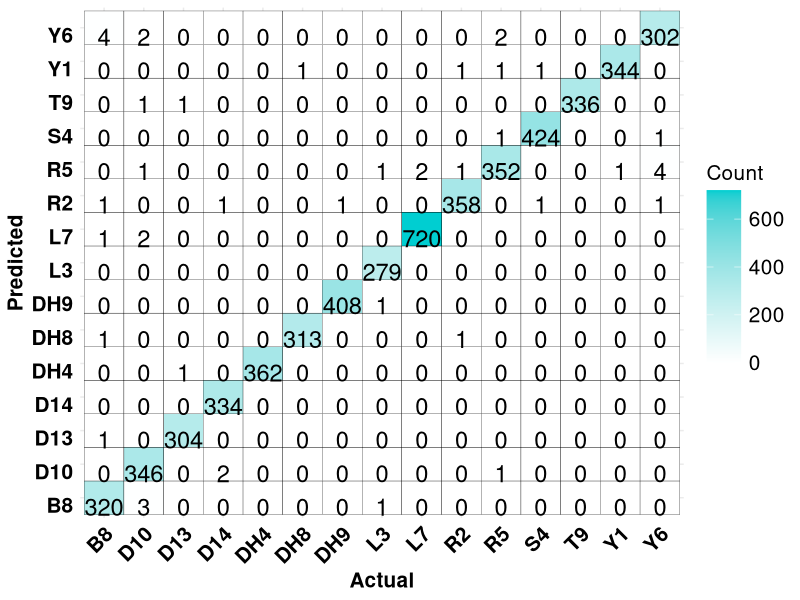
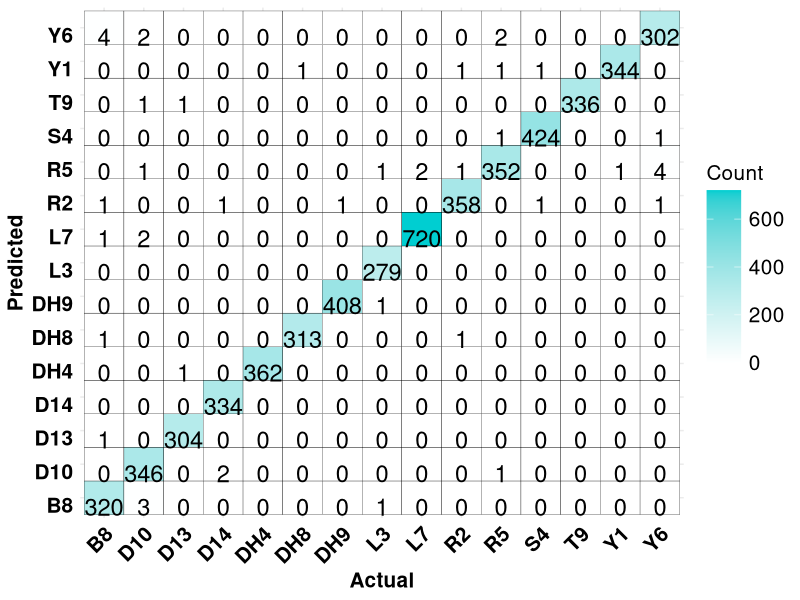

These charts were generated, in order, by the following R code:

#---
#  title: "Figure 2-B. Confusionplot. "
#  author: "Xuan Zhou"
#  Lastdate: "2025/4/18"
#---
##---------------------------------------------------------------
setwd('XXX\\Git\\Figure2-B')

library(ggplot2)
confusion_df <-read.table('HXJZ1.txt',header = T)

p <- ggplot(confusion_df, aes(x = Actual, y = Predicted)) +
  geom_tile(aes(fill = Count), color = "black") +
  geom_text(aes(label = Count), vjust = 1,size = 6, color = "black") +
  scale_fill_gradient(low = "white", high = "#00CED1") +  
  theme_minimal() +
  theme(axis.text.x = element_text( angle = 45, color = "black", hjust = 1,vjust=1, size=15,face = "bold"))+  
  theme(axis.text.y = element_text( vjust=1, color = "black",size=15,face = "bold"),
        axis.title.x =element_text( size=15, color = "black",face = "bold"), 
        axis.title.y=element_text( size=15, color = "black",face = "bold"), 
        legend.key.size = unit(25, "pt"),
        legend.text = element_text(size=15, color = "black"),
        legend.title = element_text(size=15, color = "black")
  ) 

print(p)

ggsave("Fig2-B.pdf", p, width = 20, height = 18, units = "cm")
